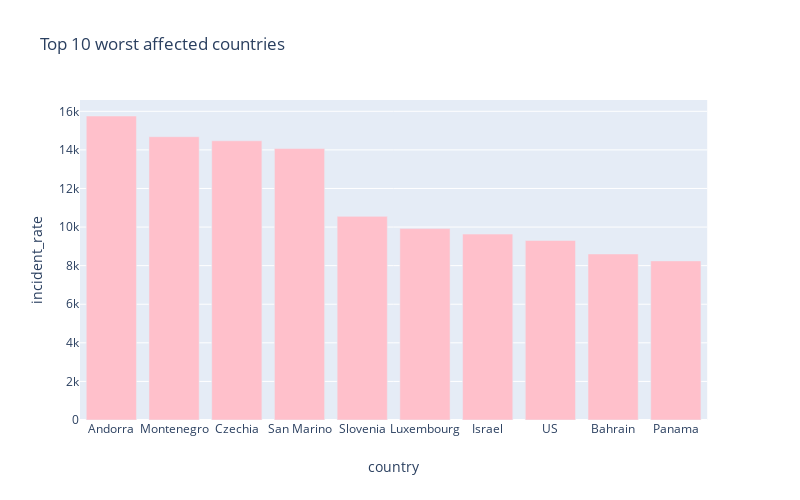

Here is the notebook cell this chart was saved with:
### Code cell
px.bar(
    sorted_country_df.head(10),
    x = "country",
    y = "incident_rate",
    title= "Top 10 worst affected countries", # the axis names
    color_discrete_sequence=["pink"], 
    height=500,
    width=800
)

### Figure 1 — Plotly figure (JSON) as saved in the notebook; plotly's stock layout.template omitted (floating-point values rounded to 4 significant figures)
{"data": [{"alignmentgroup": "True", "hoverlabel": {"namelength": 0}, "hovertemplate": "country=%{x}<br>incident_rate=%{y}", "legendgroup": "", "marker": {"color": "pink"}, "name": "", "offsetgroup": "", "orientation": "v", "showlegend": false, "textposition": "auto", "type": "bar", "x": ["Andorra", "Montenegro", "Czechia", "San Marino", "Slovenia", "Luxembourg", "Israel", "US", "Bahrain", "Panama"], "xaxis": "x", "y": [15760.0, 14680.0, 14470.0, 14070.0, 10550.0, 9921.0, 9636.0, 9307.0, 8607.0, 8247.0], "yaxis": "y"}], "layout": {"barmode": "relative", "height": 500, "legend": {"tracegroupgap": 0}, "title": {"text": "Top 10 worst affected countries"}, "width": 800, "xaxis": {"anchor": "y", "domain": [0, 0.98], "title": {"text": "country"}}, "yaxis": {"anchor": "x", "domain": [0, 1], "title": {"text": "incident_rate"}}}}
